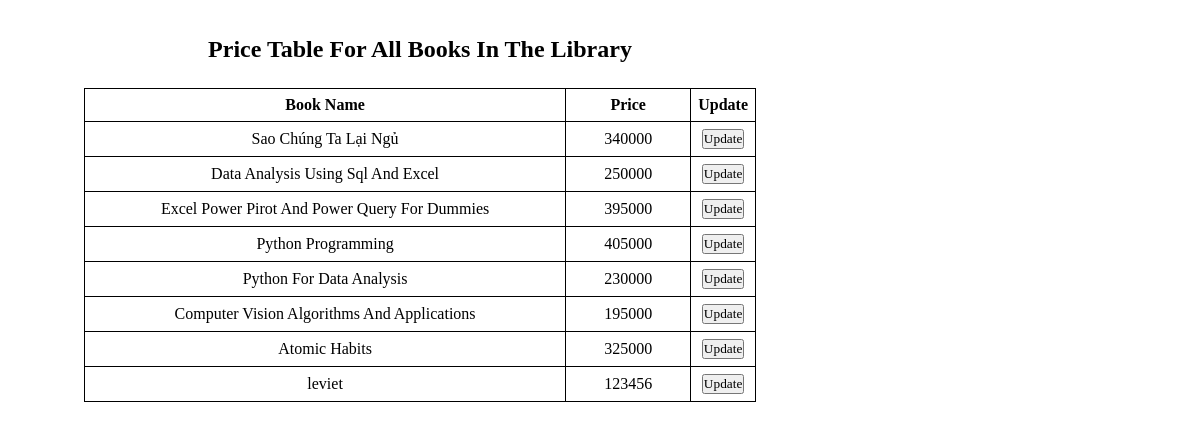
Page /PHP/admin/update_price.php on the committed database.
### tables this page shows
CREATE TABLE `book` (
  `Book_id` varchar(50) NOT NULL,
  `Book_name` varchar(500) DEFAULT NULL,
  `File_pdf` varchar(255) NOT NULL,
  `quantity` int(11) NOT NULL,
  `Price` bigint(20) NOT NULL,
  `Genre_id` varchar(50) DEFAULT NULL
);

### PHP/libs/helper.php (called while the page is built, shortened)
<?php
class Database
{
    private static $dsn = 'mysql:host=localhost;dbname=quan_ly_thu_vien';
    private static $username = "root";
    private static $password = "";
    private static $con = null;
    public static function db_connect()
    {
        try {
            if (is_null(self::$con)) {
                self::$con = new PDO(self::$dsn, self::$username, self::$password);
                self::$con->setAttribute(PDO::ATTR_ERRMODE, PDO::ERRMODE_WARNING);
            }
        } catch (PDOException $e) {
            $error_message = $e->getMessage();
            include_once '../errors/database_error.php';
        }
    }
    public static function db_disconnect()
    {
        if (!is_null(self::$con)) {
            self::$con = null;
        }
    }
    public static function db_execute($sql = '')
    {
        if (!is_null(self::$con)) {
            $result = self::$con->prepare($sql);
            $result->execute();
            if ($result->rowCount() > 0) {
                return true;
            }
        }
        return false;
    }
    public static function db_get_list($sql = '')
    {
        if (!is_null(self::$con)) {
            $result = self::$con->prepare($sql);
            $result->execute();
            if ($result->rowCount() > 0) {
                $rows = $result->fetchAll();
                return $rows;
            }
        }
        return false;
    }
}

### PHP/admin/update_price.php (the view, shortened to what this page needs)
<!DOCTYPE html>
<html lang="en">
<head>
    <link rel="stylesheet" href="../../CSS/update_price.css">
</head>
<body>
    <div class="full_update_expense">
        <div class="display_expense">
            <?php
            include('../libs/helper.php');
            $sql_select_expense = "SELECT Book_name, Price, Book_id FROM book";
            if (Database::db_execute($sql_select_expense)) {
                echo '<h2>Price Table For All Books In The Library</h2>';
                echo '<table>';
                echo '<tr>';
                echo '<th>Book Name</th>';
                echo '<th>Price</th>';
                echo '<th>Update</th>';
                echo '</tr>';
                $expenses = Database::db_get_list($sql_select_expense);
                foreach ($expenses as $expense) {
                    echo "<tr>";
                    echo "<td>" . $expense['Book_name'] . "</td>";
                    echo "<td>" . $expense['Price'] . "</td>";
                    echo "<td>
                        <a href='?Book_id=" . $expense['Book_id'] . "'><button>Update</button></a>
                        </td>";
                    echo '</tr>';
                }
                echo '</table>';
            }
            ?>
        </div>
        <div class="form_update">
        </div>
    </div>
</body>
</html>

### CSS/update_price.css (style rules this page uses)
* { margin: 0; padding: 0; font-family: 'Poppins'; }
.full_update_expense { display: flex; margin-top: 3%; }
.display_expense { width: 70%; }
button { cursor: pointer; }
h2 { text-align: center; margin-bottom: 3%; }
.display_expense table, th, td { width: 80%; border: 1px solid black; border-collapse: collapse; padding: 7px; text-align: center; margin: auto; }
.form_update { width: 30%; margin-top: 3%; }

### rows in the picture
book: Book_name "Sao Chúng Ta Lại Ngủ", Price "340000"
book: Book_name "Data Analysis Using Sql And Excel", Price "250000"
book: Book_name "Excel Power Pirot And Power Query For Dummies", Price "395000"
book: Book_name "Python Programming", Price "405000"
book: Book_name "Python For Data Analysis", Price "230000"
book: Book_name "Computer Vision Algorithms And Applications", Price "195000"
book: Book_name "Atomic Habits", Price "325000"
book: Book_name "leviet", Price "123456"
